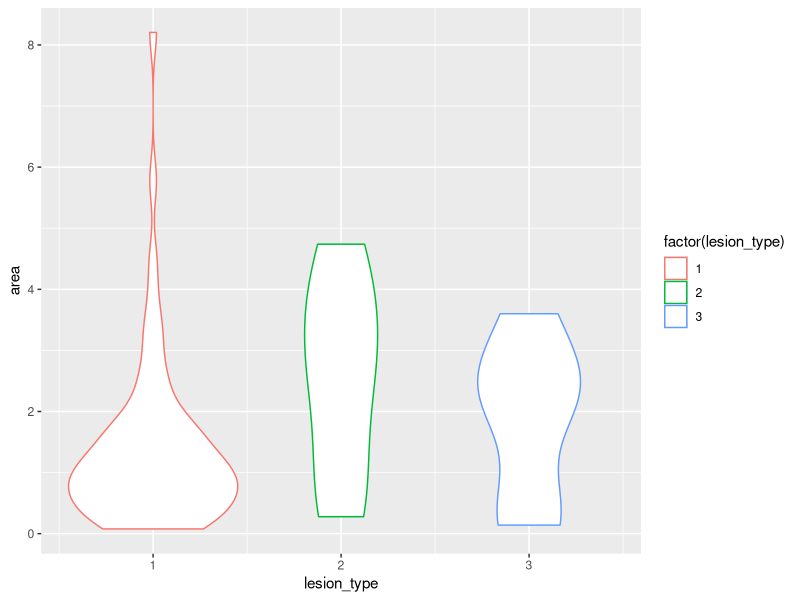
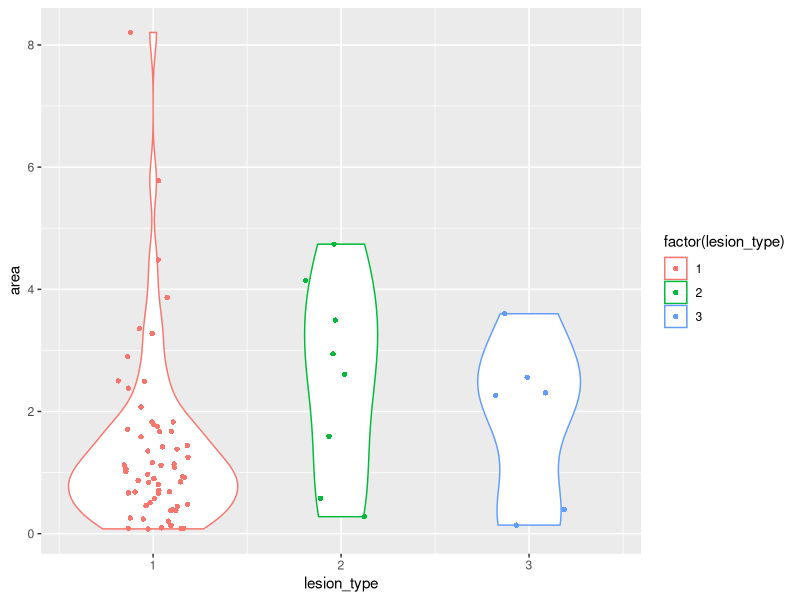

The R source for these figures, in order:
setwd() ## set directory
getwd() ## get the directory
Sys.setenv(LANG = "en") ## set the rstudio error to english

## install.packages("ggplot2")
library(ggplot2)

read.csv("area.csv")

#######area############
area_icno<- ggplot(read.csv("area.csv"), 
                   aes(group = lesion_type, x = lesion_type, 
                       y = area, color = factor(lesion_type))) + 
      geom_violin()
area_icno
area_icno + geom_jitter(shape=16, position=position_jitter(0.2))
